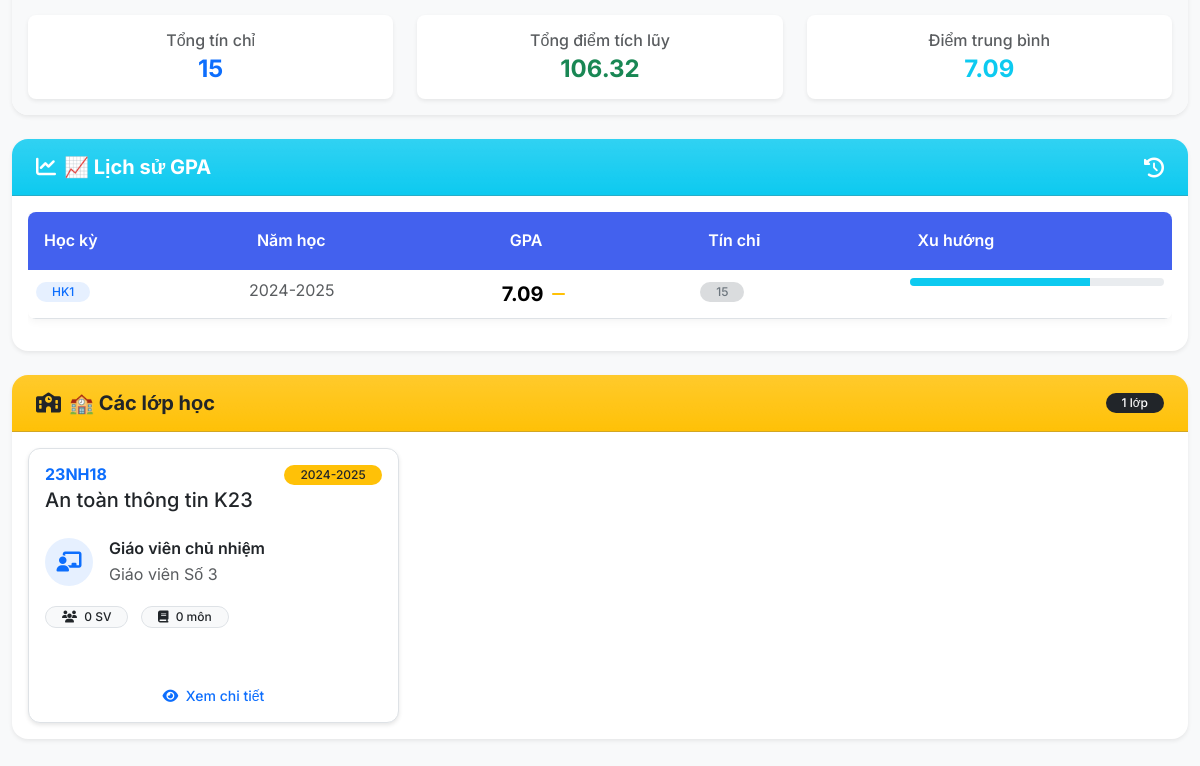
The page /dashboard/student/ (signed in, lower part) on the database as committed earlier.
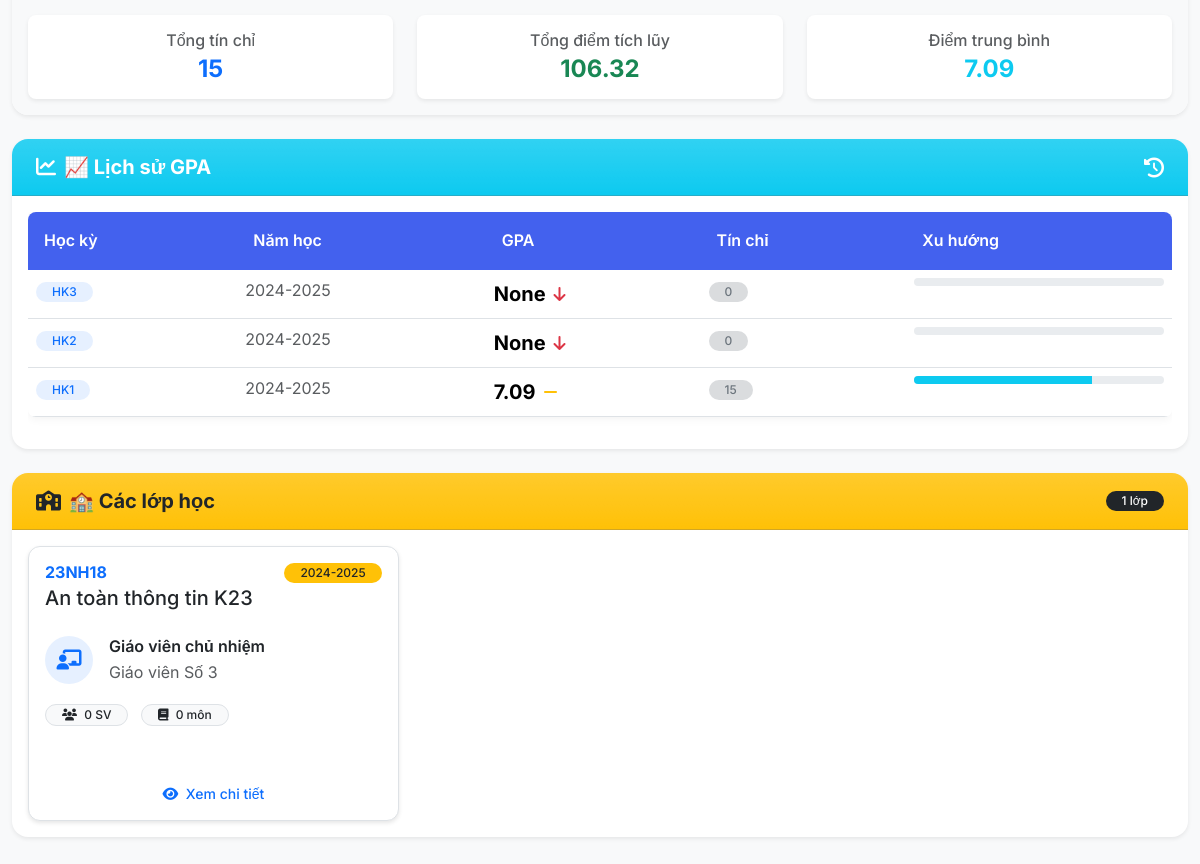
The same page on the database as committed later.
### grades/models.py (models this page shows, shortened)
class StudentGPA(models.Model):
    student = models.ForeignKey(
        Student,
        on_delete=models.CASCADE,
        related_name='gpa_records',
        verbose_name="Sinh viên"
    )
    hoc_ky = models.CharField(max_length=1, choices=Grade.HOC_KY_CHOICES, verbose_name="Học kỳ")
    nam_hoc = models.CharField(max_length=20, default="2024-2025", verbose_name="Năm học")
    gpa = models.FloatField(
        validators=[MinValueValidator(0.0), MaxValueValidator(4.0)],
        null=True,
        blank=True,
        verbose_name="GPA"
    )
    tong_tin_chi = models.IntegerField(default=0, verbose_name="Tổng tín chỉ")
    tong_diem_tich_luy = models.FloatField(default=0.0, verbose_name="Tổng điểm tích lũy")
    class Meta:
        verbose_name = "GPA học kỳ"
        verbose_name_plural = "GPA học kỳ"
        unique_together = ['student', 'hoc_ky', 'nam_hoc']
        ordering = ['-nam_hoc', 'hoc_ky']

### classes/models.py (models this page shows, shortened)
class Class(models.Model):
    ma_lop = models.CharField(max_length=20, unique=True, verbose_name="Mã lớp")
    ten_lop = models.CharField(max_length=100, verbose_name="Tên lớp")
    giao_vien_chu_nhiem = models.ForeignKey(
        User,
        on_delete=models.SET_NULL,
        null=True,
        blank=True,
        related_name='classes_managed',
        limit_choices_to={'role': 'teacher'},
        verbose_name="Giáo viên chủ nhiệm"
    )
    students = models.ManyToManyField(
        Student,
        related_name='classes',
        blank=True,
        verbose_name="Sinh viên"
    )
    nam_hoc = models.CharField(max_length=20, default="2024-2025", verbose_name="Năm học")
    created_at = models.DateTimeField(auto_now_add=True)
    updated_at = models.DateTimeField(auto_now=True)
    class Meta:
        verbose_name = "Lớp học"
        verbose_name_plural = "Lớp học"
        ordering = ['ma_lop']

### accounts/models.py (models this page shows, shortened)
class CustomUser(AbstractUser):
    ROLE_CHOICES = (
        ('admin', 'Admin'),
        ('teacher', 'Giáo viên'),
        ('student', 'Sinh viên'),
    )
    role = models.CharField(max_length=10, choices=ROLE_CHOICES, default='student')

### dashboard/views.py (the view)
# urls.py: path('student/', views.student_dashboard_view, name='student_dashboard'),  # Dành cho Student
@login_required
def student_dashboard_view(request):
    try:
        student = Student.objects.get(user=request.user)
    except Student.DoesNotExist:
        from datetime import date
        student = Student.objects.create(
            user=request.user,
            ma_sv=request.user.username,
            ho_ten=request.user.get_full_name() or request.user.username,
            ngay_sinh=date(2000, 1, 1),
            lop='Chưa phân lớp',
            email=request.user.email
        )
        messages.info(request, "Hồ sơ sinh viên đã được tạo. Vui lòng cập nhật thông tin đầy đủ.")
    current_semester = '1'
    current_year = '2024-2025'
    try:
        current_gpa = StudentGPA.objects.get(
            student=student,
            hoc_ky=current_semester,
            nam_hoc=current_year
        )
    except StudentGPA.DoesNotExist:
        current_gpa = None
    current_grades = Grade.objects.filter(
        student=student,
        hoc_ky=current_semester,
        nam_hoc=current_year
    ).select_related('subject')
    classes = student.classes.all()
    gpa_history = StudentGPA.objects.filter(
        student=student
    ).order_by('-nam_hoc', '-hoc_ky')
    context = {
        'student': student,
        'current_gpa': current_gpa,
        'current_grades': current_grades,
        'classes': classes,
        'gpa_history': gpa_history,
        'current_semester': current_semester,
        'current_year': current_year,
    }
    return render(request, 'dashboard/student_dashboard.html', context)

### grades/models.py (called while the page is built)
    def get_letter_grade(self):
        if self.diem_tong_ket is None:
            return "Chưa có điểm"
        if self.diem_tong_ket >= 9.0:
            return "A+"
        elif self.diem_tong_ket >= 8.5:
            return "A"
        elif self.diem_tong_ket >= 8.0:
            return "B+"
        elif self.diem_tong_ket >= 7.0:
            return "B"
        elif self.diem_tong_ket >= 6.5:
            return "C+"
        elif self.diem_tong_ket >= 5.5:
            return "C"
        elif self.diem_tong_ket >= 5.0:
            return "D+"
        elif self.diem_tong_ket >= 4.0:
            return "D"
        else:
            return "F"

### dashboard/templates/dashboard/student_dashboard.html (shortened to what the changed rows need)
{% extends 'base.html' %}
{% block content %}
<div class="row g-3">
    <div class="col-12">
        <div class="card shadow-sm border-0 rounded-4 mb-4">
            <div class="card-body p-0">
                {% if current_grades %}
                    {% if current_gpa %}
                        <div class="card-footer bg-light py-3">
                            <div class="row text-center">
                                <div class="col-md-4 mb-2 mb-md-0">
                                    <div class="bg-white rounded-3 p-3 shadow-sm">
                                        <h6 class="text-muted mb-1">Tổng tín chỉ</h6>
                                        <h4 class="fw-bold text-primary mb-0">{{ current_gpa.tong_tin_chi }}</h4>
                                    </div>
                                </div>
                                <div class="col-md-4 mb-2 mb-md-0">
                                    <div class="bg-white rounded-3 p-3 shadow-sm">
                                        <h6 class="text-muted mb-1">Tổng điểm tích lũy</h6>
                                        <h4 class="fw-bold text-success mb-0">{{ current_gpa.tong_diem_tich_luy }}</h4>
                                    </div>
                                </div>
                                <div class="col-md-4">
                                    <div class="bg-white rounded-3 p-3 shadow-sm">
                                        <h6 class="text-muted mb-1">Điểm trung bình</h6>
                                        <h4 class="fw-bold text-info mb-0">{{ current_gpa.gpa }}</h4>
                                    </div>
                                </div>
                            </div>
                        </div>
                    {% endif %}
                {% else %}
                    <div class="text-center py-5">
                        <i class="fas fa-clipboard-list fa-4x text-muted opacity-25 mb-3"></i>
                        <p class="text-muted fs-5">Chưa có điểm số cho học kỳ này</p>
                        <p class="text-muted">Hãy kiểm tra lại sau khi giáo viên cập nhật điểm</p>
                    </div>
                {% endif %}
            </div>
        </div>
        <div class="card shadow-sm border-0 rounded-4 mb-4">
            <div class="card-body">
                {% if gpa_history %}
                    <div class="table-responsive">
                        <table class="table table-hover">
                            <thead class="table-light">
                                <tr>
                                    <th class="py-3">Học kỳ</th>
                                    <th class="py-3">Năm học</th>
                                    <th class="py-3">GPA</th>
                                    <th class="py-3">Tín chỉ</th>
                                    <th class="py-3">Xu hướng</th>
                                </tr>
                            </thead>
                            <tbody>
                                {% for gpa_record in gpa_history %}
                                    <tr>
                                        <td class="fw-bold">
                                            <span class="badge bg-primary bg-opacity-10 text-primary rounded-pill px-3 py-1">
                                                HK{{ gpa_record.hoc_ky }}
                                            </span>
                                        </td>
                                        <td class="text-muted">{{ gpa_record.nam_hoc }}</td>
                                        <td>
                                            <div class="d-flex align-items-center">
                                                <span class="fw-bold fs-5 me-2">{{ gpa_record.gpa }}</span>
                                                {% if gpa_record.gpa >= 8.5 %}
                                                    <i class="fas fa-arrow-up text-success"></i>
                                                {% elif gpa_record.gpa >= 5.0 %}
                                                    <i class="fas fa-minus text-warning"></i>
                                                {% else %}
                                                    <i class="fas fa-arrow-down text-danger"></i>
                                                {% endif %}
                                            </div>
                                        </td>
                                        <td>
                                            <span class="badge bg-secondary bg-opacity-25 text-secondary rounded-pill px-3 py-1">
                                                {{ gpa_record.tong_tin_chi }}
                                            </span>
                                        </td>
                                        <td>
                                            <div class="progress" style="height: 8px;">
                                                <div class="progress-bar {% if gpa_record.gpa >= 8.5 %}bg-success
                                                                         {% elif gpa_record.gpa >= 7.0 %}bg-info
                                                                         {% elif gpa_record.gpa >= 5.0 %}bg-warning
                                                                         {% else %}bg-danger{% endif %}"
                                                     style="width: {% widthratio gpa_record.gpa 10 100 %}%">
                                                </div>
                                            </div>
                                        </td>
                                    </tr>
                                {% endfor %}
                            </tbody>
                        </table>
                    </div>
                {% else %}
                    <div class="text-center py-4">
                        <i class="fas fa-chart-line fa-3x text-muted opacity-25 mb-3"></i>
                        <p class="text-muted">Chưa có lịch sử GPA</p>
                    </div>
                {% endif %}
            </div>
        </div>
        <div class="card shadow-sm border-0 rounded-4">
            <div class="card-body">
                {% if classes %}
                    <div class="row g-3">
                        {% for class_obj in classes %}
                            <div class="col-md-6 col-lg-4">
                                <div class="card border h-100 hover-shadow transition-all">
                                    <div class="card-body">
                                        <div class="d-flex justify-content-between align-items-start mb-3">
                                            <div>
                                                <h6 class="fw-bold text-primary mb-1">{{ class_obj.ma_lop }}</h6>
                                                <h5 class="card-title mb-2">{{ class_obj.ten_lop }}</h5>
                                            </div>
                                            <span class="badge bg-warning text-dark rounded-pill px-3 py-1">
                                                {{ class_obj.nam_hoc }}
                                            </span>
                                        </div>
                                        <div class="d-flex align-items-center mb-3">
                                            <div class="avatar-circle bg-primary bg-opacity-10 text-primary me-3">
                                                <i class="fas fa-chalkboard-teacher"></i>
                                            </div>
                                            <div>
                                                <p class="mb-0 fw-semibold">Giáo viên chủ nhiệm</p>
                                                <p class="mb-0 text-muted">
                                                    {{ class_obj.giao_vien_chu_nhiem.get_full_name|default:class_obj.giao_vien_chu_nhiem.username }}
                                                </p>
                                            </div>
                                        </div>
                                        <div class="mt-3">
                                            <span class="badge bg-light text-dark border me-2 px-3 py-1">
                                                <i class="fas fa-users me-1"></i> {{ class_obj.si_so|default:"0" }} SV
                                            </span>
                                            <span class="badge bg-light text-dark border px-3 py-1">
                                                <i class="fas fa-book me-1"></i> {{ class_obj.so_mon|default:"0" }} môn
                                            </span>
                                        </div>
                                    </div>
                                    <div class="card-footer bg-transparent border-top-0">
                                        <a href="#" class="btn btn-outline-primary btn-sm w-100">
                                            <i class="fas fa-eye me-1"></i> Xem chi tiết
                                        </a>
                                    </div>
                                </div>
                            </div>
                        {% endfor %}
                    </div>
                {% endif %}
            </div>
        </div>
    </div>
</div>
{% endblock %}

Rows that differ between the two databases and show on the page:
added StudentGPA: hoc_ky "3", nam_hoc "2024-2025", gpa "None", tong_tin_chi "0"
added StudentGPA: hoc_ky "2", nam_hoc "2024-2025", gpa "None", tong_tin_chi "0"
